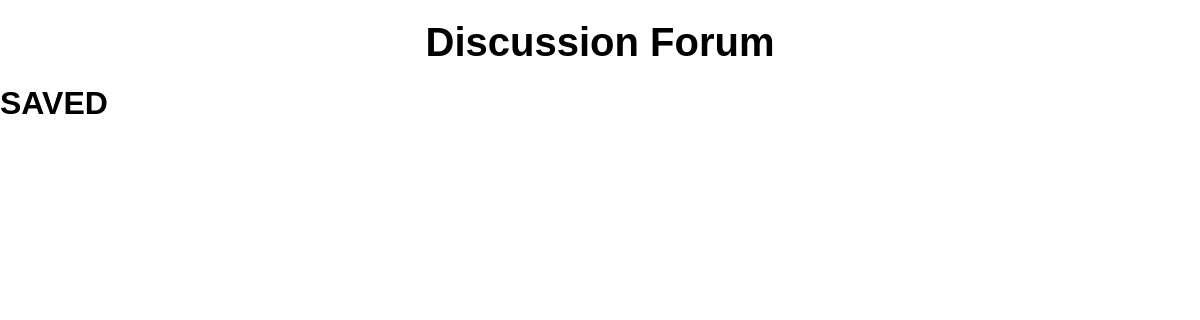
Before: /saved (signed in) with the older database file.
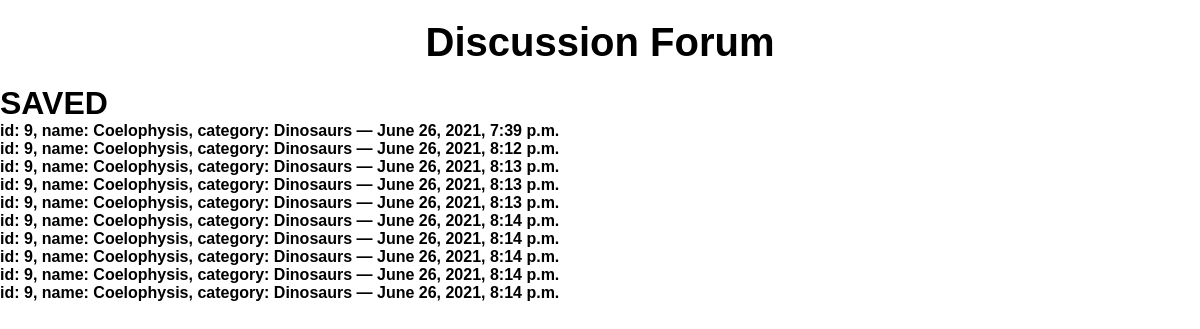
After: the same page with the newer database file.
### backend/models.py (models this page shows, shortened)
class SavedItem(models.Model):
    item = models.ForeignKey(Item, on_delete=models.CASCADE)
    user = models.ForeignKey(User, on_delete=models.CASCADE)
    time = models.DateTimeField(auto_now=True)

class Item(models.Model):
    name = models.CharField(max_length=200)
    category = models.CharField(max_length=200, default="Dinosaurs")
    description = models.CharField(max_length=5000)
    description = models.TextField()
    img_url = models.URLField(null=True, blank=True)
    img = models.ImageField(null=True, upload_to='images/')
    def __str__(self):
        return f'id: {self.id}, name: {self.name}, category: {self.category}'

### backend/views.py (the view)
# urls.py: path('saved', views.saved, name='saved'),
def saved(request):
    try:
        username = request.session["username"]
        user = User.objects.get(username=username)
        saved_items = SavedItem.objects.filter(user=user.id)
        return render(request, 'saved.html', {
            "saved_items":saved_items
        })
    except:
        print("NEED TO LOGIN")
        return render(request, 'index.html')

### backend/templates/saved.html (shortened to what this page needs)
<!DOCTYPE html>
<html>
    <head>
        <link rel="stylesheet" href="../static/style.css">
        <h1 class="title-discussion">Discussion Forum</h1>
    </head>
    <body>
        <h1>SAVED</h1>
        {% for saved in saved_items %}
            <h4>{{ saved.item }} — {{ saved.time }}</h4>
        {% endfor %}
    </body>
</html>

Changed rows visible on the page:
added SavedItem: item "id: 9, name: Coelophysis, category: Dinosaurs", time "June 26, 2021, 7:39 p.m."
added SavedItem: item "id: 9, name: Coelophysis, category: Dinosaurs", time "June 26, 2021, 8:12 p.m."
added SavedItem: item "id: 9, name: Coelophysis, category: Dinosaurs", time "June 26, 2021, 8:13 p.m."
added SavedItem: item "id: 9, name: Coelophysis, category: Dinosaurs", time "June 26, 2021, 8:13 p.m."
added SavedItem: item "id: 9, name: Coelophysis, category: Dinosaurs", time "June 26, 2021, 8:13 p.m."
added SavedItem: item "id: 9, name: Coelophysis, category: Dinosaurs", time "June 26, 2021, 8:14 p.m."
added SavedItem: item "id: 9, name: Coelophysis, category: Dinosaurs", time "June 26, 2021, 8:14 p.m."
added SavedItem: item "id: 9, name: Coelophysis, category: Dinosaurs", time "June 26, 2021, 8:14 p.m."
added SavedItem: item "id: 9, name: Coelophysis, category: Dinosaurs", time "June 26, 2021, 8:14 p.m."
added SavedItem: item "id: 9, name: Coelophysis, category: Dinosaurs", time "June 26, 2021, 8:14 p.m."
